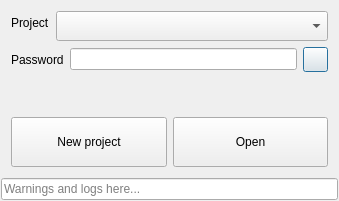
<?xml version="1.0" encoding="UTF-8"?>
<ui version="4.0">
 <class>Dialog</class>
 <widget class="QDialog" name="Dialog">
  <property name="geometry">
   <rect>
    <x>0</x>
    <y>0</y>
    <width>339</width>
    <height>201</height>
   </rect>
  </property>
  <property name="windowTitle">
   <string>Dialog</string>
  </property>
  <layout class="QHBoxLayout" name="horizontalLayout_3">
   <property name="leftMargin">
    <number>0</number>
   </property>
   <property name="topMargin">
    <number>0</number>
   </property>
   <property name="rightMargin">
    <number>0</number>
   </property>
   <property name="bottomMargin">
    <number>0</number>
   </property>
   <item>
    <layout class="QVBoxLayout" name="verticalLayout_2">
     <property name="spacing">
      <number>1</number>
     </property>
     <property name="leftMargin">
      <number>1</number>
     </property>
     <property name="topMargin">
      <number>1</number>
     </property>
     <property name="rightMargin">
      <number>1</number>
     </property>
     <property name="bottomMargin">
      <number>1</number>
     </property>
     <item>
      <widget class="QFrame" name="frame">
       <layout class="QVBoxLayout" name="verticalLayout">
        <property name="leftMargin">
         <number>10</number>
        </property>
        <property name="topMargin">
         <number>10</number>
        </property>
        <property name="rightMargin">
         <number>10</number>
        </property>
        <property name="bottomMargin">
         <number>10</number>
        </property>
        <item>
         <layout class="QVBoxLayout" name="verticalLayout_3">
          <item>
           <layout class="QFormLayout" name="formLayout">
            <item row="0" column="0">
             <widget class="QLabel" name="all_projects_label">
              <property name="text">
               <string>Project</string>
              </property>
             </widget>
            </item>
            <item row="0" column="1">
             <widget class="QComboBox" name="projects_comboBox">
              <property name="sizePolicy">
               <sizepolicy hsizetype="Preferred" vsizetype="Fixed">
                <horstretch>0</horstretch>
                <verstretch>0</verstretch>
               </sizepolicy>
              </property>
              <property name="minimumSize">
               <size>
                <width>0</width>
                <height>30</height>
               </size>
              </property>
             </widget>
            </item>
           </layout>
          </item>
          <item>
           <layout class="QHBoxLayout" name="horizontalLayout_2">
            <item>
             <widget class="QLabel" name="label">
              <property name="text">
               <string>Password</string>
              </property>
             </widget>
            </item>
            <item>
             <widget class="QLineEdit" name="password_lineEdit">
              <property name="text">
               <string/>
              </property>
              <property name="echoMode">
               <enum>QLineEdit::Password</enum>
              </property>
             </widget>
            </item>
            <item>
             <widget class="QPushButton" name="password_visibility_pushButton">
              <property name="minimumSize">
               <size>
                <width>25</width>
                <height>25</height>
               </size>
              </property>
              <property name="maximumSize">
               <size>
                <width>25</width>
                <height>25</height>
               </size>
              </property>
              <property name="cursor">
               <cursorShape>PointingHandCursor</cursorShape>
              </property>
              <property name="toolTip">
               <string>Show password</string>
              </property>
              <property name="text">
               <string/>
              </property>
              <property name="checkable">
               <bool>true</bool>
              </property>
             </widget>
            </item>
           </layout>
          </item>
         </layout>
        </item>
        <item>
         <spacer name="verticalSpacer_2">
          <property name="orientation">
           <enum>Qt::Vertical</enum>
          </property>
          <property name="sizeHint" stdset="0">
           <size>
            <width>20</width>
            <height>40</height>
           </size>
          </property>
         </spacer>
        </item>
        <item>
         <layout class="QHBoxLayout" name="horizontalLayout">
          <item>
           <widget class="QPushButton" name="new_project_pushButton">
            <property name="minimumSize">
             <size>
              <width>0</width>
              <height>50</height>
             </size>
            </property>
            <property name="text">
             <string>New project</string>
            </property>
           </widget>
          </item>
          <item>
           <widget class="QPushButton" name="change_project_pushButton">
            <property name="minimumSize">
             <size>
              <width>0</width>
              <height>50</height>
             </size>
            </property>
            <property name="text">
             <string>Open</string>
            </property>
           </widget>
          </item>
         </layout>
        </item>
       </layout>
      </widget>
     </item>
     <item>
      <widget class="QFrame" name="log_frame">
       <layout class="QHBoxLayout" name="log_layout">
        <property name="spacing">
         <number>0</number>
        </property>
        <property name="leftMargin">
         <number>0</number>
        </property>
        <property name="topMargin">
         <number>0</number>
        </property>
        <property name="rightMargin">
         <number>0</number>
        </property>
        <property name="bottomMargin">
         <number>0</number>
        </property>
        <item>
         <widget class="QLineEdit" name="log_lineEdit">
          <property name="readOnly">
           <bool>true</bool>
          </property>
          <property name="placeholderText">
           <string>Warnings and logs here...</string>
          </property>
         </widget>
        </item>
       </layout>
      </widget>
     </item>
    </layout>
   </item>
  </layout>
 </widget>
 <resources/>
 <connections/>
</ui>
